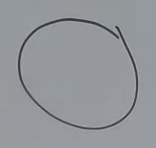
#> input picture scripts/tasks/erase_shape/augmentation/candidate_assets/records_105/circle/01_erase_the_circle_0726-162803.png, 156 x 148 px; its folder holds only this picture in this run
$ python review_asset_quality.py --input-root candidate_assets/records_105/circle --output-root out.png
#> lines starting #> are read from the running program, lines starting #| are printed output that depends on the picture; after the words box and inside, x2 and y2 are one past the last pixel; in counts of white or black regions, pixels touching at a corner belong together
from __future__ import annotations

"""Create contact sheets and a CSV report for reviewing shape-asset candidates.

The input root may contain circle/, rectangle/, and triangle/ folders.  It also
works for a single folder of PNG files.  RGBA assets receive alpha statistics;
ordinary source frames are listed as opaque images.
"""

import argparse
import csv
import math
from pathlib import Path

import cv2
import numpy as np


SHAPES = ("circle", "rectangle", "triangle")


def files_by_group(input_root: Path) -> dict[str, list[Path]]:
    groups = {shape: sorted((input_root / shape).glob("*.png")) for shape in SHAPES}
    groups = {shape: files for shape, files in groups.items() if files}
    return groups or {input_root.name: sorted(input_root.glob("*.png"))}


def inspect_image(path: Path) -> tuple[np.ndarray, dict[str, object]]:
    image = cv2.imread(str(path), cv2.IMREAD_UNCHANGED)
    if image is None:
        raise RuntimeError("OpenCV could not read image")

    height, width = image.shape[:2]
    has_alpha = image.ndim == 3 and image.shape[2] == 4
    if has_alpha:
        alpha = image[:, :, 3]
        opaque_ratio = float(np.count_nonzero(alpha == 255)) / alpha.size
        transparent_ratio = float(np.count_nonzero(alpha == 0)) / alpha.size
        visible_ratio = float(np.count_nonzero(alpha > 0)) / alpha.size
        foreground = image[:, :, :3].astype(np.float32)
        checker = np.full((height, width, 3), 224, dtype=np.uint8)
        checker[((np.indices((height, width)).sum(axis=0) // 14) % 2) == 0] = 190
        alpha_float = (alpha.astype(np.float32) / 255.0)[:, :, None]
        preview = (foreground * alpha_float + checker.astype(np.float32) * (1.0 - alpha_float)).astype(np.uint8)
    else:
        opaque_ratio, transparent_ratio, visible_ratio = 1.0, 0.0, 1.0
        preview = cv2.cvtColor(image, cv2.COLOR_GRAY2BGR) if image.ndim == 2 else image[:, :, :3]
    return preview, {
        "file": path.name,
        "width": width,
        "height": height,
        "channels": image.shape[2] if image.ndim == 3 else 1,
        "has_alpha": has_alpha,
        "visible_ratio": round(visible_ratio, 6),
        "transparent_ratio": round(transparent_ratio, 6),
        "opaque_ratio": round(opaque_ratio, 6),
    }


def thumbnail(image: np.ndarray, label: str, tile_width: int, tile_height: int) -> np.ndarray:
    canvas = np.full((tile_height, tile_width, 3), 245, dtype=np.uint8)
    usable_height = tile_height - 28
    scale = min(tile_width / image.shape[1], usable_height / image.shape[0])
    resized = cv2.resize(image, (max(1, round(image.shape[1] * scale)), max(1, round(image.shape[0] * scale))))
    y = (usable_height - resized.shape[0]) // 2
    x = (tile_width - resized.shape[1]) // 2
    canvas[y : y + resized.shape[0], x : x + resized.shape[1]] = resized
    cv2.putText(canvas, label, (6, tile_height - 8), cv2.FONT_HERSHEY_SIMPLEX, 0.42, (30, 30, 30), 1, cv2.LINE_AA)
    return canvas


def write_sheets(group: str, paths: list[Path], output_root: Path, columns: int, rows: int, tile_width: int, tile_height: int) -> list[dict[str, object]]:
    per_sheet = columns * rows
    report_rows: list[dict[str, object]] = []
    for sheet_index, start in enumerate(range(0, len(paths), per_sheet), start=1):
        subset = paths[start : start + per_sheet]
        canvas = np.full((rows * tile_height, columns * tile_width, 3), 220, dtype=np.uint8)
        for offset, path in enumerate(subset):
            try:
                image, record = inspect_image(path)
                record.update({"shape": group, "status": "ok"})
                tile = thumbnail(image, f"{start + offset + 1:03d}  {path.name}", tile_width, tile_height)
            except Exception as exc:
                record = {"shape": group, "file": path.name, "status": f"error: {exc}", "width": "", "height": "", "channels": "", "has_alpha": "", "visible_ratio": "", "transparent_ratio": "", "opaque_ratio": ""}
                tile = thumbnail(np.zeros((1, 1, 3), dtype=np.uint8), f"ERROR  {path.name}", tile_width, tile_height)
            report_rows.append(record)
            y, x = divmod(offset, columns)
            canvas[y * tile_height : (y + 1) * tile_height, x * tile_width : (x + 1) * tile_width] = tile
        sheet_path = output_root / f"{group}_sheet_{sheet_index:02d}.jpg"
        cv2.imwrite(str(sheet_path), canvas, [cv2.IMWRITE_JPEG_QUALITY, 92])
    return report_rows


def main() -> int:
    parser = argparse.ArgumentParser(description="Generate contact sheets and quality_report.csv for PNG asset review.")
    parser.add_argument("--input-root", type=Path, required=True)
    parser.add_argument("--output-root", type=Path, required=True)
    parser.add_argument("--columns", type=int, default=5)
    parser.add_argument("--rows", type=int, default=10)
    parser.add_argument("--tile-width", type=int, default=240)
    parser.add_argument("--tile-height", type=int, default=170)
    args = parser.parse_args()

    groups = files_by_group(args.input_root)
    if not any(groups.values()):
        raise FileNotFoundError(f"No PNG files found under {args.input_root}")
    args.output_root.mkdir(parents=True, exist_ok=True)
    report_rows = []
    for group, paths in groups.items():
        report_rows.extend(write_sheets(group, paths, args.output_root, args.columns, args.rows, args.tile_width, args.tile_height))
#> in inspect_image, image is the input picture: shape (148, 156, 4); mean B, G, R, A 154.5, 150.9, 146.7, 16.7
#> in inspect_image, `alpha = image[:, :, 3]`:
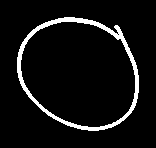
#> alpha: shape (148, 156); 6.6% white; 1 white region, box (x1, y1, x2, y2) and area: (17, 17, 139, 131) 1513
#> in inspect_image, `opaque_ratio = float(np.count_nonzero(alpha == 255)) / alpha.size`: opaque_ratio = 0.0655
#> in inspect_image, `transparent_ratio = float(np.count_nonzero(alpha == 0)) / alpha.size`: transparent_ratio = 0.934
#> in inspect_image, `visible_ratio = float(np.count_nonzero(alpha > 0)) / alpha.size`: visible_ratio = 0.0655
#> in inspect_image, `preview = (foreground * alpha_float + checker.astype(np.float32) * (1...`:
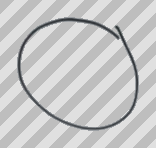
#> preview: shape (148, 156, 3); mean B, G, R 200.8, 200.5, 200.3
#> in write_sheets, `image, record = inspect_image(path)`: record = {'file': '01_erase_the_circle_0726-162803.png', 'width': 156, 'height': 148, 'channels': 4, 'has_alpha': True, 'visible_ratio': 0.0655, 'transparent_ratio': 0.934, 'opaque_ratio': 0.0655}
#> in thumbnail, `resized = cv2.resize(image, (max(1, round(image.shape[1] * scale)), ma..`:
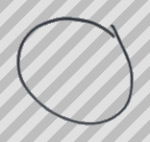
#> resized: shape (142, 150, 3); mean B, G, R 200.8, 200.5, 200.3
#> in thumbnail, `canvas[y : y + resized.shape[0], x : x + resized.shape[1]] = resized`:
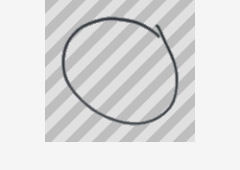
#> canvas: shape (170, 240, 3); mean B, G, R 221.9, 221.8, 221.6
#> in thumbnail, `cv2.putText(canvas, label, (6, tile_height - 8), cv2.FONT_HERSHEY_SIMP..`:
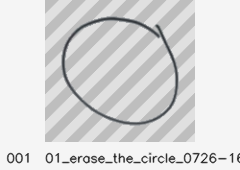
#> canvas: shape (170, 240, 3); 3.37% of pixels changed, all inside (x1, y1, x2, y2) = (6, 152, 240, 164)
#> in write_sheets, `canvas[y * tile_height : (y + 1) * tile_height, x * tile_width : (x + ..`:
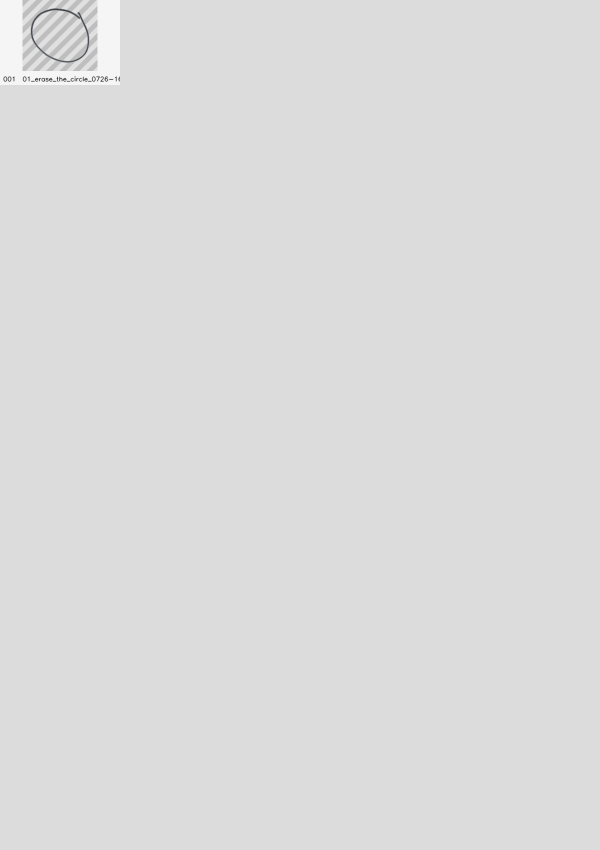
#> canvas: shape (1700, 1200, 3) (shown at 1/2 size); mean B, G, R 220, 220, 220
        print(f"{group}: {len(paths)} image(s)")
    fieldnames = ["shape", "file", "status", "width", "height", "channels", "has_alpha", "visible_ratio", "transparent_ratio", "opaque_ratio"]
    with (args.output_root / "quality_report.csv").open("w", newline="", encoding="utf-8") as file:
        writer = csv.DictWriter(file, fieldnames=fieldnames)
        writer.writeheader()
        writer.writerows(report_rows)
    print(f"Wrote {len(report_rows)} report rows and contact sheets to {args.output_root}")
#| Wrote 1 report rows and contact sheets to out.png
    return 0


if __name__ == "__main__":
    raise SystemExit(main())
#> (the program exits here)

$ run again, on scripts/tasks/erase_shape/augmentation/candidate_assets/records_105/circle/05_erase_the_circle_0726-164049.png
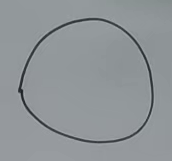
#> input picture scripts/tasks/erase_shape/augmentation/candidate_assets/records_105/circle/05_erase_the_circle_0726-164049.png, 172 x 161 px
#> in inspect_image, image is the input picture: shape (161, 172, 4); mean B, G, R, A 152.2, 148.9, 143.5, 15.8
#> in inspect_image, `alpha = image[:, :, 3]`:
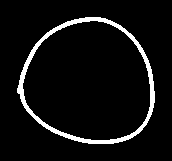
#> alpha: shape (161, 172); 6.2% white; 1 white region, box (x1, y1, x2, y2) and area: (17, 17, 155, 144) 1719
#> opaque_ratio = 0.0621
#> transparent_ratio = 0.938
#> visible_ratio = 0.0621
#> record = {'file': '05_erase_the_circle_0726-164049.png', 'width': 172, 'height': 161, 'channels': 4, 'has_alpha': True, 'visible_ratio': 0.0621, 'transparent_ratio': 0.938, 'opaque_ratio': 0.0621}
#> in write_sheets, `canvas[y * tile_height : (y + 1) * tile_height, x * tile_width : (x + ..`:
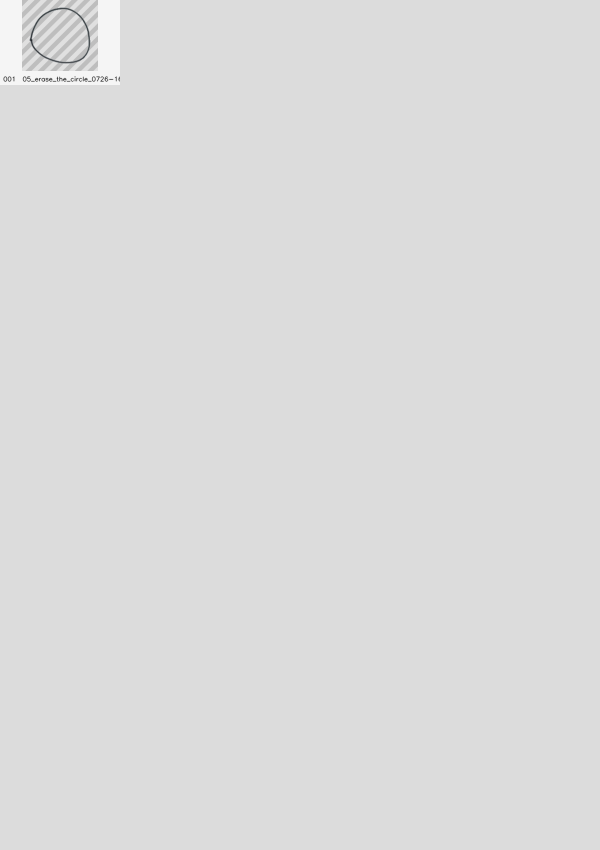
#> canvas: shape (1700, 1200, 3) (shown at 1/2 size); mean B, G, R 220, 220, 220
#| Wrote 1 report rows and contact sheets to out.png

$ run again, on scripts/tasks/erase_shape/augmentation/candidate_assets/records_105/circle/06_erase_the_circle_0726-164200.png
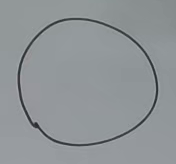
#> input picture scripts/tasks/erase_shape/augmentation/candidate_assets/records_105/circle/06_erase_the_circle_0726-164200.png, 176 x 164 px
#> in inspect_image, image is the input picture: shape (164, 176, 4); mean B, G, R, A 151.7, 148.8, 143.6, 15.6
#> in inspect_image, `alpha = image[:, :, 3]`:
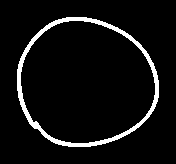
#> alpha: shape (164, 176); 6.1% white; 1 white region, box (x1, y1, x2, y2) and area: (17, 17, 159, 147) 1768
#> opaque_ratio = 0.0613
#> transparent_ratio = 0.939
#> visible_ratio = 0.0613
#> record = {'file': '06_erase_the_circle_0726-164200.png', 'width': 176, 'height': 164, 'channels': 4, 'has_alpha': True, 'visible_ratio': 0.0613, 'transparent_ratio': 0.939, 'opaque_ratio': 0.0613}
#> in write_sheets, `canvas[y * tile_height : (y + 1) * tile_height, x * tile_width : (x + ..`:
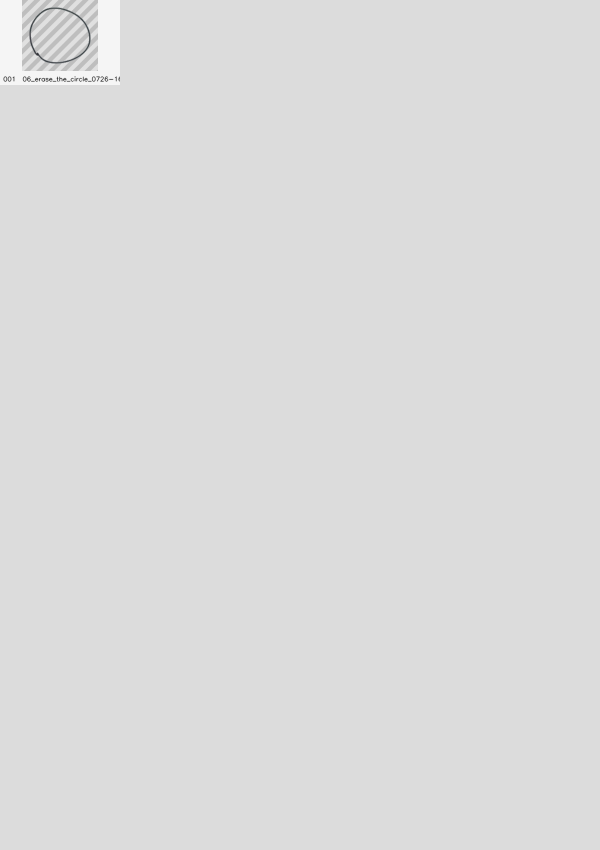
#> canvas: shape (1700, 1200, 3) (shown at 1/2 size); mean B, G, R 220, 220, 220
#| Wrote 1 report rows and contact sheets to out.png

$ run again, on scripts/tasks/erase_shape/augmentation/candidate_assets/records_105/circle/07_erase_the_circle_0726-164325.png
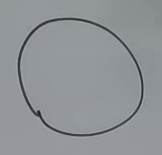
#> input picture scripts/tasks/erase_shape/augmentation/candidate_assets/records_105/circle/07_erase_the_circle_0726-164325.png, 162 x 155 px
#> in inspect_image, image is the input picture: shape (155, 162, 4); mean B, G, R, A 151.2, 148.2, 143, 16.8
#> in inspect_image, `alpha = image[:, :, 3]`:
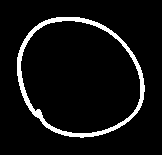
#> alpha: shape (155, 162); 6.6% white; 1 white region, box (x1, y1, x2, y2) and area: (17, 17, 145, 138) 1650
#> opaque_ratio = 0.0657
#> transparent_ratio = 0.934
#> visible_ratio = 0.0657
#> record = {'file': '07_erase_the_circle_0726-164325.png', 'width': 162, 'height': 155, 'channels': 4, 'has_alpha': True, 'visible_ratio': 0.0657, 'transparent_ratio': 0.934, 'opaque_ratio': 0.0657}
#> in thumbnail, `cv2.putText(canvas, label, (6, tile_height - 8), cv2.FONT_HERSHEY_SIMP..`:
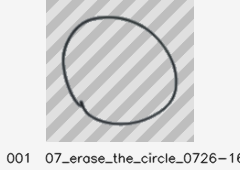
#> canvas: shape (170, 240, 3); mean B, G, R 218.9, 218.8, 218.7
#| Wrote 1 report rows and contact sheets to out.png
